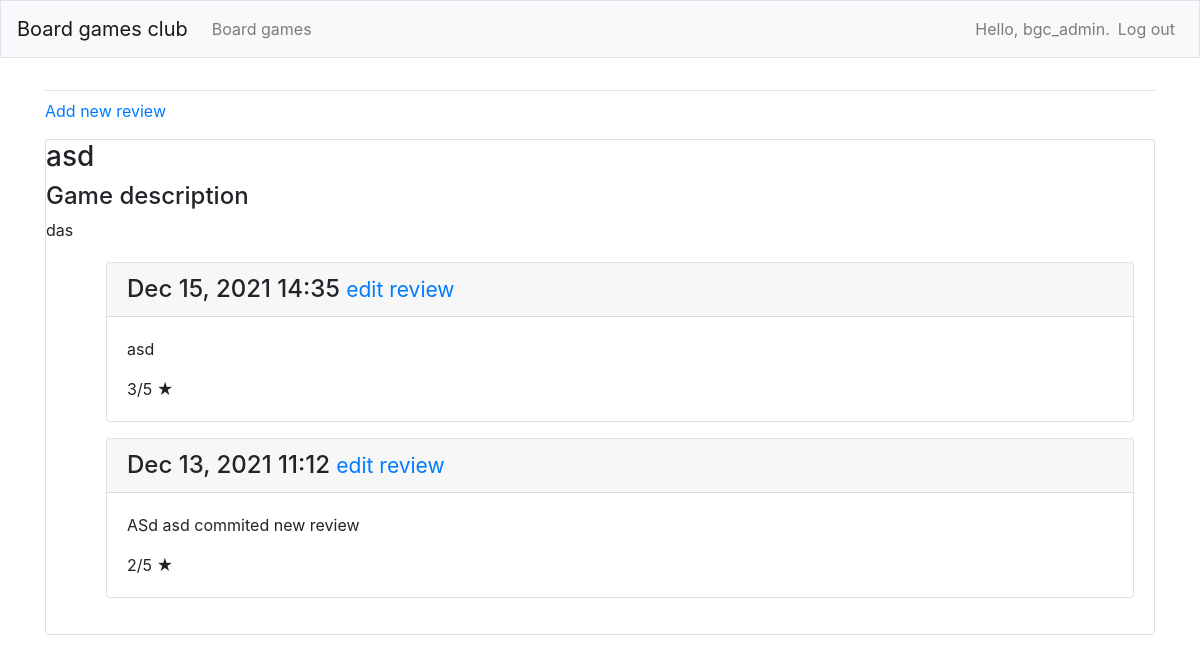
Screenshot of /b_games/1/ (signed in) with the database file from the repository.
### bgc/models.py (models this page shows, shortened)
class B_game(models.Model):#Board game class
    name = models.CharField(max_length= 40)#Pelin nimi
    description = models.TextField() #lyhyt pelin kuvaus
    owner = models.ForeignKey(User, on_delete=models.CASCADE)
    date_added = models.DateTimeField(auto_now_add=True)
    date_modified = models.DateTimeField(auto_now= True)

class Review(models.Model):
    b_game = models.ForeignKey(B_game, on_delete = models.CASCADE)
    text = models.TextField()
    stars = models.IntegerField(
        default=0,
        validators=[
            MaxValueValidator(5),
            MinValueValidator(0)
        ]
     )
    date_added = models.DateTimeField(auto_now_add = True)
    date_modified = models.DateTimeField(auto_now = True)
    class Meta:
        verbose_name_plural = 'reviews'

### bgc/views.py (the view)
# urls.py: path('b_games/<int:b_game_id>/', views.b_game, name='b_game'),
def b_game(request, b_game_id):
    b_game = B_game.objects.get(id=b_game_id)
    reviews = b_game.review_set.order_by('-date_added')
    context = {'b_game': b_game, 'reviews':  reviews}
    return render(request, 'bgc/b_game.html', context)

### bgc/templates/bgc/b_game.html (shortened to what this page needs)
{% extends 'bgc/base.html' %}
{% block content %}
  <p>
    <a href="{% url 'bgc:new_review' b_game.id %}">Add new review</a>
  </p>
  <div class="card mb-3">
    <h3>
    {{b_game.name}}
    </h3>
    <h4>
    Game description
    </h4>
    {{b_game.description}}
  <div class="card-body">
  <ul>
  {% for review in reviews %}
  <div class="card mb-3">
    <h4 class="card-header">
      {{ review.date_added|date:'M d, Y H:i' }}
      <small><a href="{% url 'bgc:edit_review' review.id %}">
        edit review</a></small>
    </h4>
  <div class="card-body">
        {{ review.text|linebreaks }} {{review.stars}}/5 &#9733;
      </div>
    </div>
  {% empty %}
    <p>There are no reviews for this board game yet.</p>
  {% endfor %}
{% endblock content %}

### bgc/templates/bgc/base.html (shortened to what this page needs)
{% load bootstrap4 %}
<!doctype html>
<html lang="en">
<head>
  {% bootstrap_css %}
</head>
<body>
  <nav class="navbar navbar-expand-md navbar-light bg-light mb-4 border">
    <a class="navbar-brand" href="{% url 'bgc:index'%}">
      Board games club </a>
    <div class="collapse navbar-collapse" id="navbarCollapse">
      <ul class="navbar-nav mr-auto">
        <li class="nav-item">
          <a class="nav-link" href="{% url 'bgc:b_games'%}">
            Board games</a></li>
      </ul>
      <ul class="navbar-nav ml-auto">
        {% if user.is_authenticated %}
          <li class="nav-item">
            <span class="navbar-text"}">Hello, {{ user.username }}.</span>
          </li>
          <li class="nav-item">
            <a class="nav-link" href="{% url 'users:logout' %}">Log out</a>
          </li>
        {% else %}
          <li class="nav-item">
            <a class="nav-link" href="{% url 'users:register' %}">Register</a>
          </li>
          <li class="nav-item">
            <a class="nav-link" href="{% url 'users:login' %}">Log in</a></li>
        {% endif %}
      </ul>
    </div>
  </nav>
  <main role="main" class="container">
    <div class="pb-2 mb-2 border-bottom">
    </div>
    <div>
      {% block content %}{% endblock content %}
    </div>
  </main>
</body>
</html>

### rows the page displays
B_game: name "asd", description "das"
Review: date_added "Dec 15, 2021 14:35", text "asd", stars "3"
Review: date_added "Dec 13, 2021 11:12", text "ASd asd commited new review", stars "2"

### other values shown
{{ user.username }} "bgc_admin"
